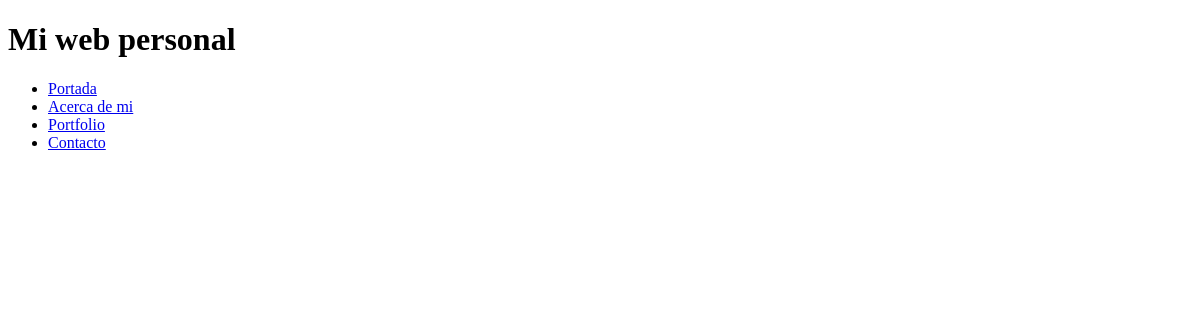
/portfolio/, run on an earlier commit of the app's database.
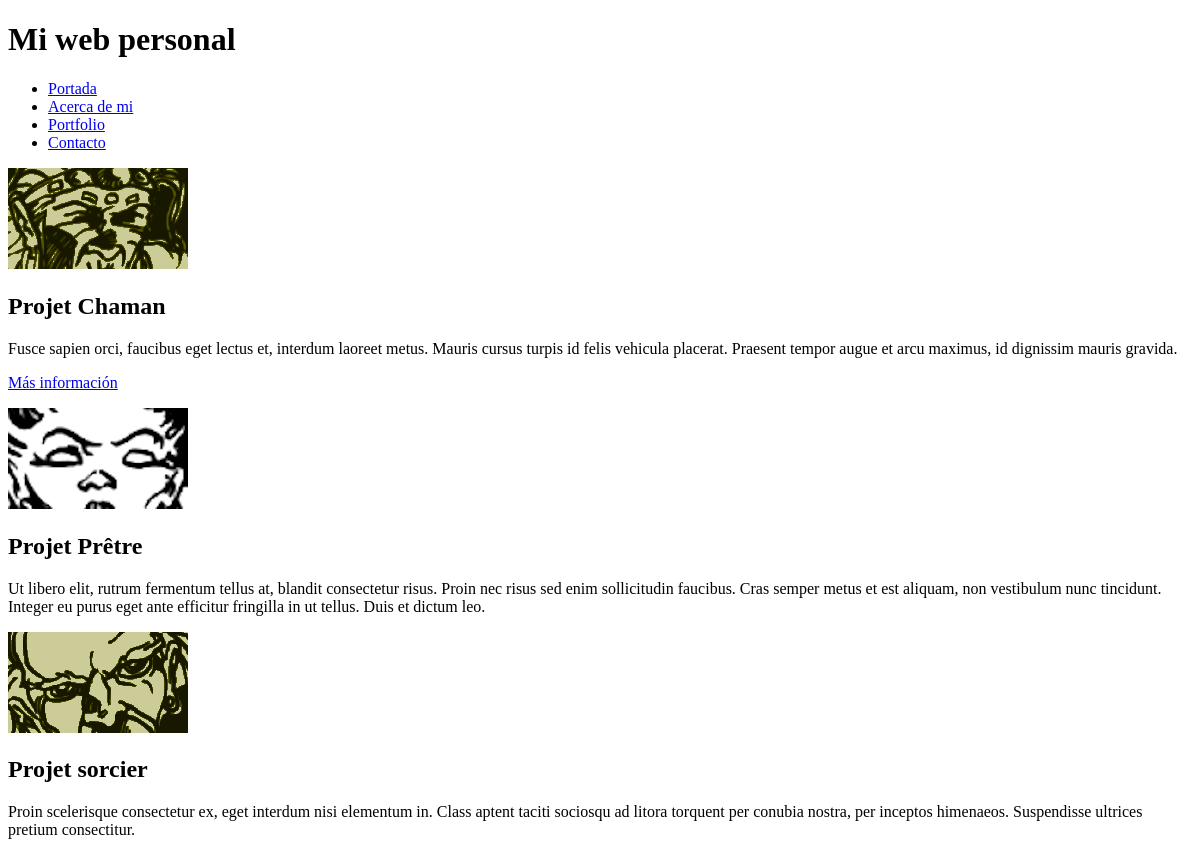
And on a later commit of the database.
### portfolio/models.py (models this page shows, shortened)
class Proyecto(models.Model):
    titulo = models.CharField(verbose_name = "Nom")
    descripcion = models.TextField(verbose_name = "Description")
    imagen = models.ImageField(verbose_name = "Image", upload_to="proyectos")
    enlace = models.URLField(null=True, blank=True, verbose_name = "Lien Web")
    fecha_creacion = models.DateTimeField(auto_now_add=True, verbose_name = "Date création")
    fecha_actualizacion = models.DateTimeField(auto_now=True, verbose_name = "Date modification")
    class Meta:
        verbose_name = "Projet"
        verbose_name_plural = "Projets"
        ordering = ["-fecha_creacion"]

### portfolio/views.py (the view)
# urls.py: path('portfolio/', port_views.portfolio, name="nm_portfolio"),
def portfolio(request):
    proyectos = Proyecto.objects.all()
    return render(request, "portfolio/portfolio.html", {'prcts':proyectos})

### portfolio/templates/portfolio/portfolio.html (shortened to what this page needs)
{% extends 'core/base.html' %}
{% block img-back %}{% load static %}{% static 'core/img/portfolio-bg.jpg' %}{% endblock %}
{% block contenido %}
    {% for proyecto in prcts %}
    <div class="container">
        <div class="row project">
            <div class="col-lg-3 col-md-4 offset-lg-1">
                <img class="img-fluid" src="{{ proyecto.imagen.url }}" alt="">
            </div>
            <div class="col-lg-7 col-md-8">
                    <h2 class="section-heading title">{{ proyecto.titulo }}</h2>
                <p>{{ proyecto.descripcion }}</p>
                {% if proyecto.enlace %}
                    <p><a href="{{ proyecto.enlace }}">Más información</a></p>
                {% endif %}
            </div>
        </div>
    </div>
    {% endfor %}
{% endblock %}

### core/templates/core/base.html (shortened to what this page needs)
<!DOCTYPE html>
<html lang="es">
<head>
</head>
<body>
    <h1>Mi web personal</h1>
    <ul>
        <li><a href="{% url 'nm_home' %}">Portada</a></li>
        <li><a href="{% url 'nm_about' %}">Acerca de mi</a></li>
        <li><a href="{% url 'nm_portfolio' %}">Portfolio</a></li>
        <li><a href="{% url 'nm_contact' %}">Contacto</a></li>
    </ul>
     {% block contenido %}
     {% endblock %}
</body>
</html>

What changed in the data, as far as the page shows it:
added Proyecto: imagen (picture), titulo "Projet Chaman", descripcion "Fusce sapien orci, faucibus eget lectus et, interdum laoreet metus. Mauris cursus turpis id felis vehicula placerat. Praesent tempor augue et arcu maximus, id dignissim mauris gravida."
added Proyecto: imagen (picture), titulo "Projet Prêtre", descripcion "Ut libero elit, rutrum fermentum tellus at, blandit consectetur risus. Proin nec risus sed enim sollicitudin faucibus. Cras semper metus et est aliquam, non vestibulum nunc tincidunt. Integer eu purus eget ante efficitur fringilla in ut tellus. Duis et dictum leo."
added Proyecto: imagen (picture), titulo "Projet sorcier", descripcion "Proin scelerisque consectetur ex, eget interdum nisi elementum in. Class aptent taciti sociosqu ad litora torquent per conubia nostra, per inceptos himenaeos. Suspendisse ultrices pretium consectitur."
